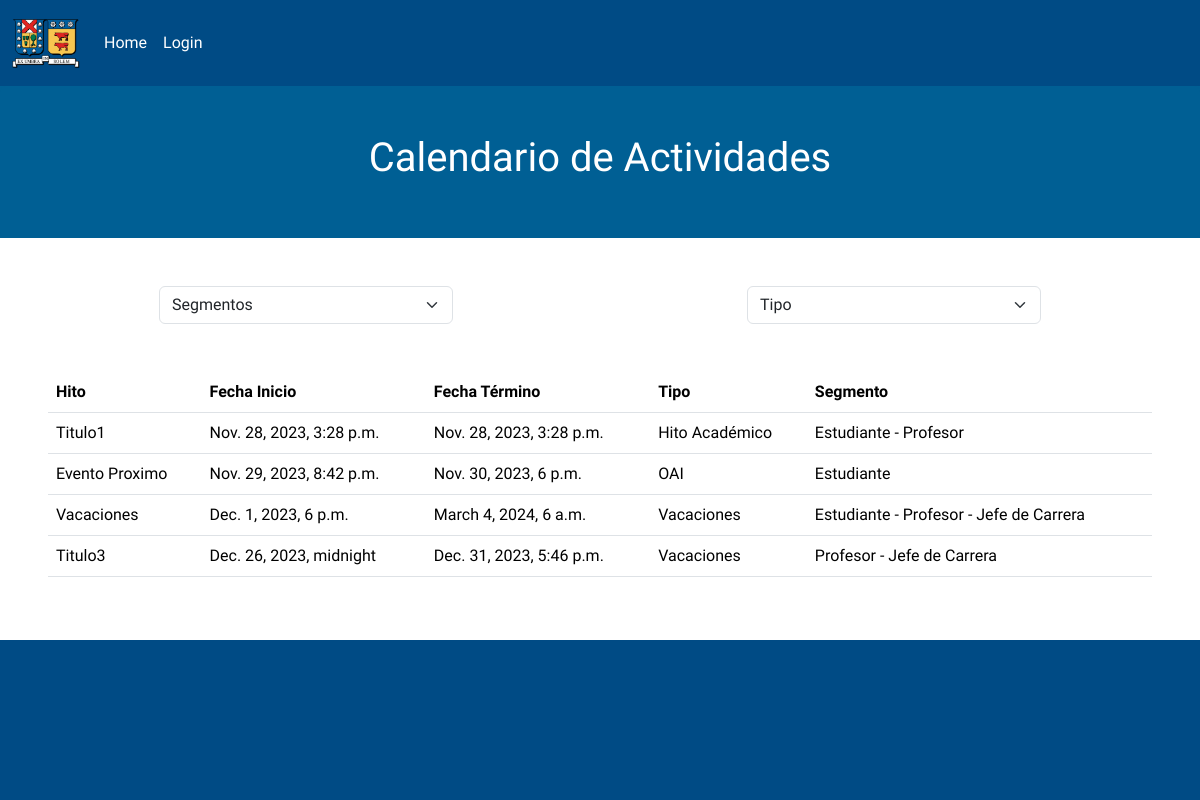
The page / on the database its author committed.
### core/models.py (models this page shows, shortened)
class Evento(models.Model):
    TIPO_CHOICES = [
        ("VA","Vacaciones"),
        ("FE","Feriado"),
        ("SS", "Suspensión de actividades"),
        ("SP", "Suspensión de actividades PM"),
        ("PL", "Periodo Lectivo"),
        ("SE", "Suspensión de evaluaciones"),
        ("CE", "Ceremonia"),
        ("ED", "EDDA"),
        ("EV", "Evaluación"),
        ("AY", "Ayudantías"),
        ("HA", "Hito Académico"),
        ("SA", "Secretaría Académica"),
        ("OA", "OAI"),
    ]
    id = models.BigAutoField(primary_key=True)
    fechaInicio = models.DateTimeField(auto_now_add=False)
    fechaTermino = models.DateTimeField(auto_now_add=False)
    titulo = models.CharField(max_length=55)
    descripcion = models.CharField(max_length=100)
    tipo = models.CharField(max_length=2, choices=TIPO_CHOICES)
    segmento = models.ManyToManyField(Segmento)

class Segmento(models.Model):
    id = models.BigAutoField(primary_key=True)
    nombre = models.CharField(max_length=50)

### core/views.py (the view, shortened to what this page needs)
# urls.py: 2. Add a URL to urlpatterns:  path('', views.home, name='home')
def home(request):
    title = "Home"
    segmentos = Segmento.objects.all()
    segmento_seleccionado = request.GET.get("segmento")
    tipos = Evento.TIPO_CHOICES
    tipo_seleccionado = request.GET.get("tipo")
    segmento_usuario = None
    username = 'Anónimo'
    eventos_segmento = None
    fecha_usuario = timezone.now()
    segmento_dev = None
    if (segmento_seleccionado == 'Todos' or segmento_seleccionado is None) and (tipo_seleccionado == 'Todos' or tipo_seleccionado is None):
        eventos = Evento.objects.filter(fechaInicio__gte=timezone.now()).order_by('fechaInicio')
    data = {
        "title": title,
        "eventos": eventos,
        "segmentos" :segmentos,
        "tipos": tipos,
        "segmento_seleccionado": segmento_seleccionado,
        "tipo_seleccionado": tipo_seleccionado,
        "segmento_usuario": segmento_usuario,
        "username": username,
        "eventos_segmento": eventos_segmento,
        "fecha_usuario": fecha_usuario,
        'segmento_dev': segmento_dev
    }
    return render(request, 'core/home.html', data)

### core/templates/core/home.html (shortened to what this page needs)
{% extends 'core/base.html' %}
{% block content %}
{% load static %}
{% include 'core/calendario.html' %}
<div class="row my-5">
    <form method="GET" action="{% url 'home' %}" class="d-md-flex justify-content-around">
      <div class="col-md-3 col">
        <select class="form-select" name="segmento" onchange="this.form.submit()">
          <option value="Todos"
                  >
                Segmentos
          </option>
        </select>
      </div>
      <div class="col-md-3 col">
        <select class="form-select" name="tipo" onchange="this.form.submit()">
          <option value="Todos"
                    >
                  Tipo
            </option>
        </select>
      </div>
    </form>
</div>
<div class="row my-5 px-5" id="tabla">
  <table class="table">
    <thead>
      <tr>
        <th scope="col">Hito</th>
        <th scope="col">Fecha Inicio</th>
        <th scope="col">Fecha Término</th>
        <th scope="col">Tipo</th>
        <th scope="col">Segmento</th>
      </tr>
    </thead>
    <tbody>
      {% for evento in eventos %}
        <tr>
          {% if evento.fechaInicio|date:"Y" == fecha_usuario|date:"Y" %}
            <td>{{ evento.titulo }}</td>
            <td>{{ evento.fechaInicio }}</td>
            <td>{{ evento.fechaTermino}}</td>
            <td>{{ evento.get_tipo_display }}</td>
            <td>
              {% for segmento in evento.segmento.all %}
                {{ segmento.nombre }}
                {% if not forloop.last %}-{% endif %}
              {% endfor %}
            </td>
          {% endif %}
        </tr>
      {% endfor %}
    </tbody>
  </table>
</div>
{% endblock %}

### core/static/core/css/styles.css (style rules this page uses)
body { font-family: 'Montserrat', sans-serif; font-family: 'Raleway', sans-serif; font-family: 'Roboto Condensed', sans-serif; font-family: 'Staatliches', sans-serif; }

### rows shown on the page
Evento: titulo "Titulo1", fechaInicio "Nov. 28, 2023, 3:28 p.m.", fechaTermino "Nov. 28, 2023, 3:28 p.m.", tipo "Hito Académico"
Segmento: nombre "Estudiante"
Segmento: nombre "Profesor"
Evento: titulo "Evento Proximo", fechaInicio "Nov. 29, 2023, 8:42 p.m.", fechaTermino "Nov. 30, 2023, 6 p.m.", tipo "OAI"
Evento: titulo "Vacaciones", fechaInicio "Dec. 1, 2023, 6 p.m.", fechaTermino "March 4, 2024, 6 a.m.", tipo "Vacaciones"
Segmento: nombre "Jefe de Carrera"
Evento: titulo "Titulo3", fechaInicio "Dec. 26, 2023, midnight", fechaTermino "Dec. 31, 2023, 5:46 p.m.", tipo "Vacaciones"
